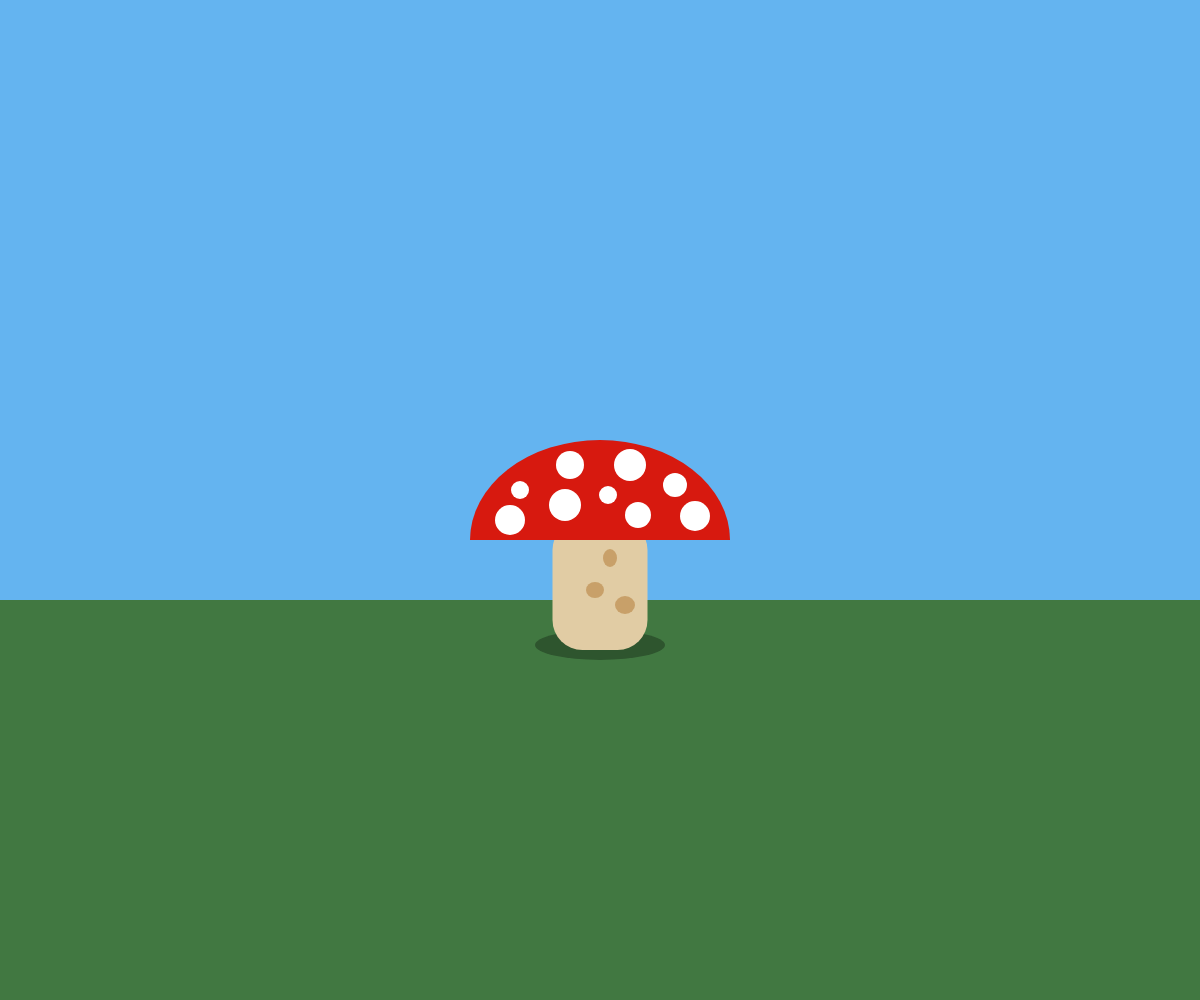
Frame 1 (no input)
Frame 60 (no input): identical to frame 1, image omitted
Frame 120 (the mouse pressed at the canvas centre since frame 60): identical to frame 1, image omitted

The p5.js sketch that drew this single still picture (run headless with seeded random() and noise() and a simulated clock; from frame 60 on, the mouse is pressed at the canvas centre):

// p5.js sketch
// ── sketch.js
function preload() {
  // put preload code here
}

function setup() {
  createCanvas(windowWidth, windowHeight); 
  background("purple")
  console.log('p5.js version:', p5.VERSION);
  // put setup code here
  const message =
    ":)";
  textAlign(CENTER, CENTER);
  textSize(25);
  text(message, width / 2, height / 2);
}

function draw() {
  // Sfondo 
  background(140, 161, 140);
  noStroke();

  // posizione del fungo 
  let posX = width / 2;
  let posY = height / 2;

  // Cielo 
  background(100, 180, 240); // azzurro 

  // Erba 
  rectMode(CORNER);
  fill(65, 120, 65); // verde 
  let altezzaPrato = posY + 100; // inizia l'erba
  rect(0, altezzaPrato, width, height - altezzaPrato);

  // ombra fungo
  fill(35, 65, 35, 160); // verde  
  ellipse(posX, posY + 145, 130, 30);

  // gambo fungo
  fill(225, 204, 164); // beige
  rectMode(CENTER);
  rect(posX, posY + 85, 95, 130, 30); // angoli arrotondati

  // macchie gambo
  fill(200, 160, 105);
  ellipse(posX + 10, posY + 58, 14, 18);
  ellipse(posX - 5, posY + 90, 18, 16);
  ellipse(posX + 25, posY + 105, 20, 18);

  // cappello fungo
  fill(215, 25, 15); // rosso 
  arc(posX, posY + 40, 260, 200, PI, 0, CHORD);

  // pallini bianchi
  fill(255);
  
  // coordinate e dimensioni dei pallini
  let pois = [
    
    { x: 30,  y: -35, d: 32 },
    
    { x: -80, y: -10, d: 18 },
    { x: -35, y:   5, d: 32 },
    { x:  8, y:  -5, d: 18 },
    { x:  75, y: -15, d: 24 },
    { x:  38, y:  15, d: 26 },
    { x: -90, y:  20, d: 30 }, 
    { x:  95, y:  16, d: 30 }, 
    { x:   -30, y: -35, d: 28 }  
  ];

  for (let i = 0; i < pois.length; i++) {
    let p = pois[i];
    
    // Blocco if per controllare che i pois siano validi o differenziare il disegno
    if (p.d > 0) {
      circle(posX + p.x, posY + p.y, p.d);
    }
  }
}
